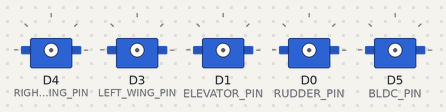
Bench run of a sketch on a simulated ESP8266 (NodeMCU). Parts: 5 × servo. WiFi joins after 1.5 s; servers stay silent unless stated.

Above: at 0.1 s.
At 2.0 s:
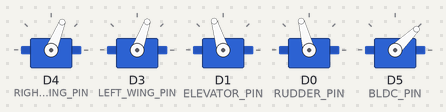
Timing chart, 0 to 3.5 s (numbered marks = the images above):
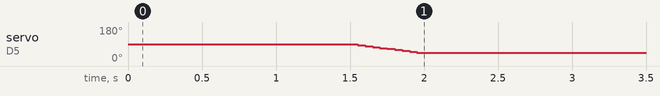

The sketch:

Receiver.ino
```cpp
#include <ESP8266WiFi.h>
#include <WiFiUdp.h>
#include <Servo.h>

const char* ssid = "RC_Controller";
const char* password = "12345678";

WiFiUDP udp;
const int udpPort = 2222;

const int RIGHT_WING_PIN = D4;
const int LEFT_WING_PIN = D3;
const int ELEVATOR_PIN = D1;
const int RUDDER_PIN = D0;
const int BLDC_PIN = D5;

Servo rightWing;
Servo leftWing;
Servo elevator;
Servo rudder;
Servo bldc;

const int ELEVATOR_MEAN = 107;
const int RUDDER_MEAN = 105;
const int LEFT_WING_MEAN = 70;
const int RIGHT_WING_MEAN = 68;
const int BLDC_MIN = 1000;

unsigned long lastPacketTime = 0;
const unsigned long FAILSAFE_TIMEOUT = 1000;
unsigned long lastBLDCUpdate = 0;
bool inCalibration = false;

void setup() {
    Serial.begin(115200);

    WiFi.begin(ssid, password);
    while (WiFi.status() != WL_CONNECTED) {
        delay(500);
    }

    udp.begin(udpPort);

    rightWing.attach(RIGHT_WING_PIN);
    leftWing.attach(LEFT_WING_PIN);
    elevator.attach(ELEVATOR_PIN);
    rudder.attach(RUDDER_PIN);
    bldc.attach(BLDC_PIN);

    setFailsafePositions();
}

void setFailsafePositions() {
    elevator.write(ELEVATOR_MEAN);
    rudder.write(RUDDER_MEAN);
    leftWing.write(LEFT_WING_MEAN);
    rightWing.write(RIGHT_WING_MEAN);

    if(!inCalibration) {
        int currentSpeed = bldc.readMicroseconds();
        while(currentSpeed > BLDC_MIN) {
            currentSpeed = max(BLDC_MIN, currentSpeed - 50);
            bldc.writeMicroseconds(currentSpeed);
            delay(50);
        }
    }
}

void processPacket() {
    char packet[32];
    int packetSize = udp.parsePacket();

    if(packetSize) {
        int len = udp.read(packet, sizeof(packet)-1);
        packet[len] = '\0';

        int elevatorVal, rudderVal, leftWingVal, rightWingVal, bldcVal;
        bool calibrationMode;
        sscanf(packet, "%d,%d,%d,%d,%d,%d",
               &elevatorVal, &rudderVal,
               &leftWingVal, &rightWingVal,
               &bldcVal, &calibrationMode);

        if(calibrationMode) {
            inCalibration = true;
            bldc.writeMicroseconds(bldcVal);
            return;
        }

        inCalibration = false;
        elevator.write(elevatorVal);
        rudder.write(rudderVal);
        leftWing.write(leftWingVal);
        rightWing.write(rightWingVal);

        int currentBLDC = bldc.readMicroseconds();
        int targetBLDC = bldcVal;

        if(millis() - lastBLDCUpdate >= 50) {
            if(abs(targetBLDC - currentBLDC) > 50) {
                currentBLDC += (targetBLDC > currentBLDC) ? 50 : -50;
            } else {
                currentBLDC = targetBLDC;
            }
            bldc.writeMicroseconds(currentBLDC);
            lastBLDCUpdate = millis();
        }

        lastPacketTime = millis();
    }
}

void checkFailsafe() {
    if(millis() - lastPacketTime > FAILSAFE_TIMEOUT) {
        setFailsafePositions();
    }
}

void loop() {
    processPacket();
    checkFailsafe();
}
```
